Frame 1 (no input): blank canvas, image omitted
Frame 60 (no input): blank canvas, image omitted
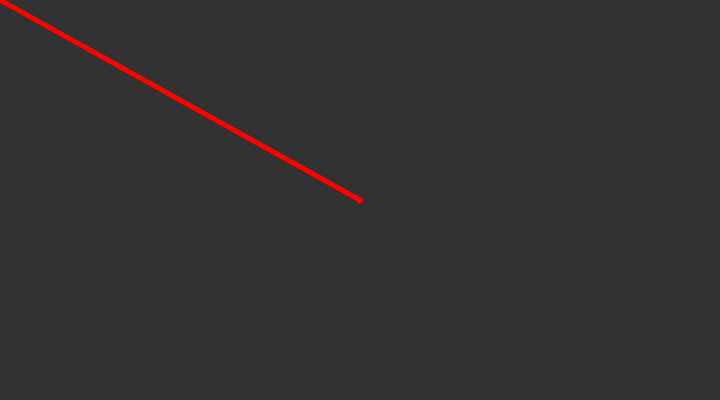
Frame 120 (the mouse pressed at the canvas centre since frame 60)

The p5.js sketch whose frames 1 and 60 were blank and that drew this single picture after the mouse press (run headless with seeded random() and noise() and a simulated clock; from frame 60 on, the mouse is pressed at the canvas centre):

// p5.js sketch
// ── sketch.js
let strokeWeightSlider;
let colorPicker;
let clearButton;

function setup() {
    createCanvas(720, 400);
    background(50);

    // Create slider for stroke weight (range 1 to 10, default 5)
    strokeWeightSlider = createSlider(1, 10, 5);
    strokeWeightSlider.position(20, 420);
    
    // Create color picker for stroke color
    colorPicker = createColorPicker('#ff0000');
    colorPicker.position(180, 420);
    
    // Create button to clear the canvas
    clearButton = createButton('Clear Canvas');
    clearButton.position(350, 420);
    clearButton.mousePressed(clearCanvas);
}

function draw() {
    stroke(colorPicker.value()); // Get color from picker
    strokeWeight(strokeWeightSlider.value()); // Get stroke weight from slider

    if (mouseIsPressed) {
        line(mouseX, mouseY, pmouseX, pmouseY);
    }
}

// Callback function to clear the canvas when button is clicked
function clearCanvas() {
    background(50);
}

// Callback function to clear the canvas when "C" key is pressed
function keyPressed() {
    if (key === 'C' || key === 'c') {
        clearCanvas();
    }
}
